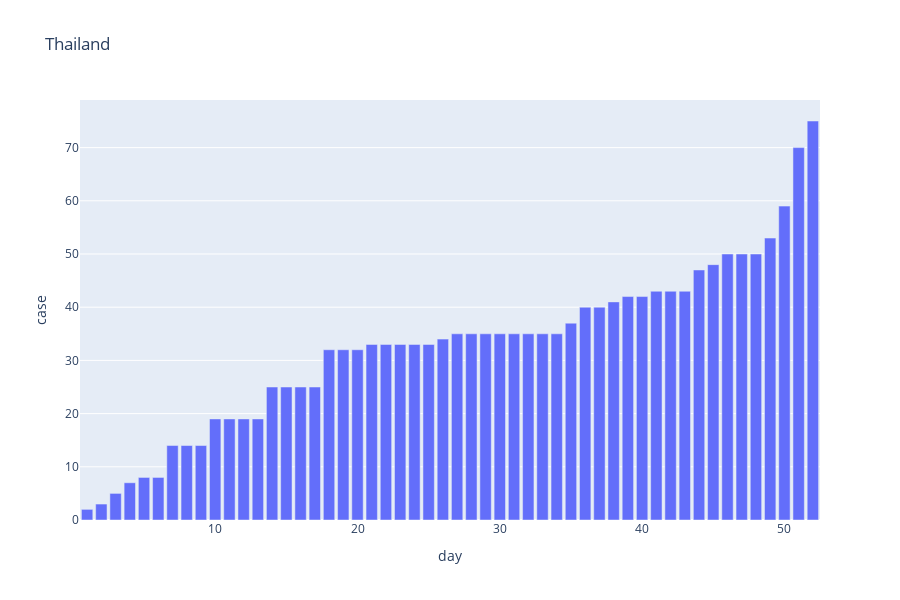

Notebook source saved alongside this figure:
### Code cell
# data_df = pd.DataFrame(data=list(day_count.values()), index=list(day_count.keys()), columns=['case'])
day_count

df_dict = pd.DataFrame.from_dict(day_count, orient='index', columns=['case'])
df_dict.reset_index(inplace=True)
df_dict.rename(columns={'index': 'day'}, inplace=True)
df_dict


# df_dict
px.bar(df_dict, x='day', y='case', title = 'Thailand')
# data_df

### Figure 1 — Plotly figure (JSON) as saved in the notebook; plotly's stock layout.template omitted (floating-point values rounded to 4 significant figures)
{"data": [{"alignmentgroup": "True", "hoverlabel": {"namelength": 0}, "hovertemplate": "day=%{x}<br>case=%{y}", "legendgroup": "", "marker": {"color": "#636efa"}, "name": "", "offsetgroup": "", "orientation": "v", "showlegend": false, "textposition": "auto", "type": "bar", "x": [1, 2, 3, 4, 5, 6, 7, 8, 9, 10, 11, 12, 13, 14, 15, 16, 17, 18, 19, 20, 21, 22, 23, 24, 25, 26, 27, 28, 29, 30, 31, 32, 33, 34, 35, 36, 37, 38, 39, 40, 41, 42, 43, 44, 45, 46, 47, 48, 49, 50, 51, 52], "xaxis": "x", "y": [2, 3, 5, 7, 8, 8, 14, 14, 14, 19, 19, 19, 19, 25, 25, 25, 25, 32, 32, 32, 33, 33, 33, 33, 33, 34, 35, 35, 35, 35, 35, 35, 35, 35, 37, 40, 40, 41, 42, 42, 43, 43, 43, 47, 48, 50, 50, 50, 53, 59, 70, 75], "yaxis": "y"}], "layout": {"barmode": "relative", "height": 600, "legend": {"tracegroupgap": 0}, "title": {"text": "Thailand"}, "xaxis": {"anchor": "y", "domain": [0, 1], "title": {"text": "day"}}, "yaxis": {"anchor": "x", "domain": [0, 1], "title": {"text": "case"}}}}
